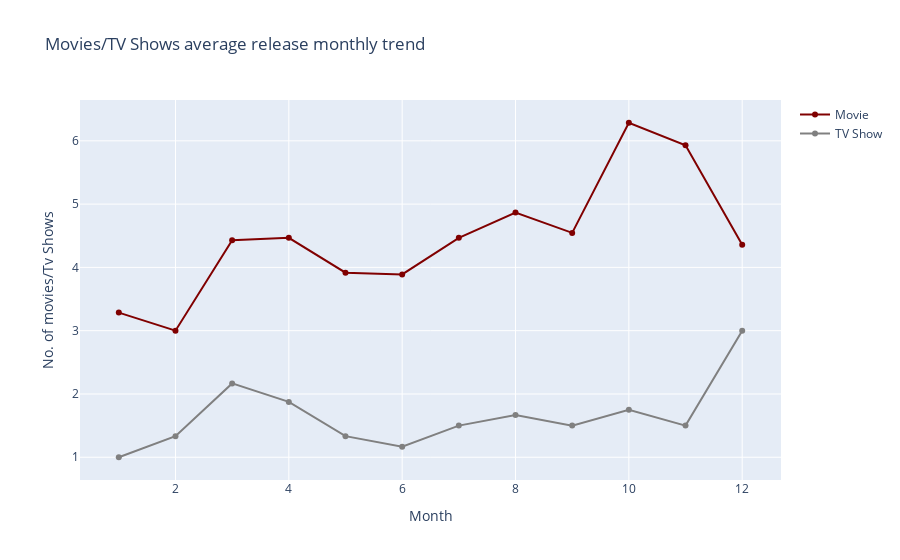

This figure's notebook cell:
### Code cell
df_4 = indian_shows.query("release_year >= 2007")

df_4 = df_4[["type","month",'release_year', "show_id"]]
df_4 = df_4.groupby(['release_year', 'month', 'type'])['show_id'].count().reset_index()
df_4 = df_4.rename(columns = {"show_id": "total_shows"})
df_4 = df_4.groupby(['month', 'type'])['total_shows'].mean().reset_index()

df_4_movie = df_4.query("type == 'Movie'")
df_4_show = df_4.query("type == 'TV Show'")

fig = go.Figure()
fig.add_trace(go.Scatter(
    x=  df_4_movie['month'],
    y= df_4_movie['total_shows'],
    showlegend=True,
    text = df_4_movie['total_shows'], 
    name='Movie',
    marker_color='Maroon'    
    
))
fig.add_trace(go.Scatter(
    x=  df_4_show['month'],
    y= df_4_show['total_shows'],
    showlegend=True,
    text = df_4_show['total_shows'], 
    name='TV Show',
    marker_color='Grey' 
))

fig.update_traces( mode='lines+markers')
fig.update_layout(title_text = 'Movies/TV Shows average release monthly trend' )
fig['layout']['xaxis']['title']='Month'
fig['layout']['yaxis']['title']='No. of movies/Tv Shows'
fig.show()

### Figure 1 — Plotly figure (JSON) as saved in the notebook; plotly's stock layout.template omitted (floating-point values rounded to 4 significant figures)
{"data": [{"marker": {"color": "Maroon"}, "mode": "lines+markers", "name": "Movie", "showlegend": true, "text": [3.286, 3, 4.429, 4.467, 3.917, 3.889, 4.467, 4.867, 4.545, 6.286, 5.929, 4.357], "type": "scatter", "x": [1, 2, 3, 4, 5, 6, 7, 8, 9, 10, 11, 12], "y": [3.286, 3, 4.429, 4.467, 3.917, 3.889, 4.467, 4.867, 4.545, 6.286, 5.929, 4.357]}, {"marker": {"color": "Grey"}, "mode": "lines+markers", "name": "TV Show", "showlegend": true, "text": [1, 1.333, 2.167, 1.875, 1.333, 1.167, 1.5, 1.667, 1.5, 1.75, 1.5, 3], "type": "scatter", "x": [1, 2, 3, 4, 5, 6, 7, 8, 9, 10, 11, 12], "y": [1, 1.333, 2.167, 1.875, 1.333, 1.167, 1.5, 1.667, 1.5, 1.75, 1.5, 3]}], "layout": {"title": {"text": "Movies/TV Shows average release monthly trend"}, "xaxis": {"title": {"text": "Month"}}, "yaxis": {"title": {"text": "No. of movies/Tv Shows"}}}}
